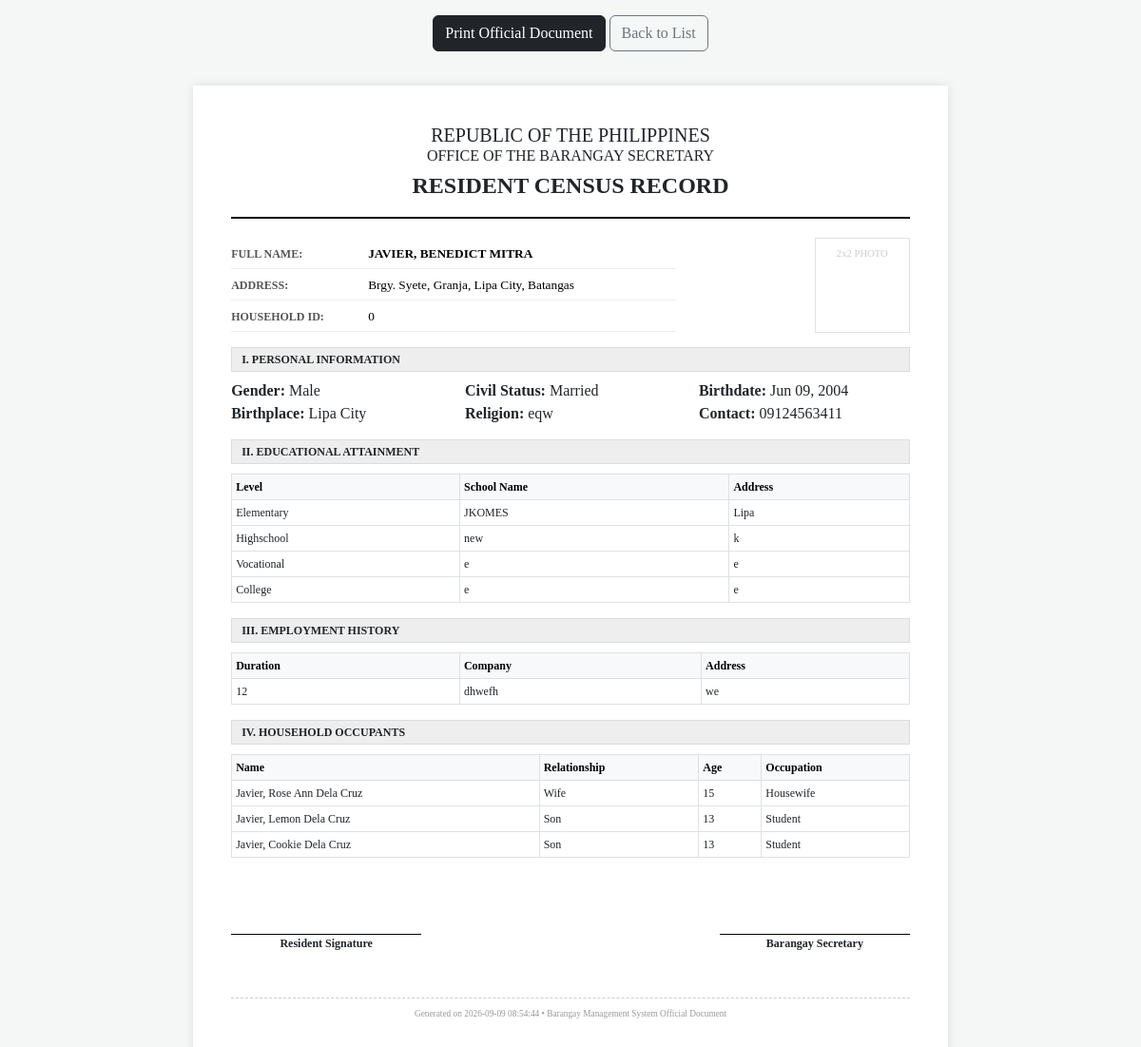
Screenshot of /admin/view_details.php?id=5 with the database file from the repository.
### tables this page shows
CREATE TABLE `residents` (
  `resident_id` int(11) NOT NULL,
  `first_name` varchar(100) DEFAULT NULL,
  `middle_name` varchar(100) DEFAULT NULL,
  `last_name` varchar(100) DEFAULT NULL,
  `ownership` enum('Home Owner','Boarder','Renter') NOT NULL,
  `present_address` text DEFAULT NULL,
  `address_type` enum('Owner','Boarder') DEFAULT NULL,
  `provincial_address` text DEFAULT NULL,
  `gender` enum('Male','Female') DEFAULT NULL,
  `civil_status` enum('Single','Married','Widowed','Separated') DEFAULT NULL,
  `birthdate` date DEFAULT NULL,
  `birthplace` varchar(255) DEFAULT NULL,
  `height` varchar(10) DEFAULT NULL,
  `weight` varchar(10) DEFAULT NULL,
  `contact_number` varchar(20) DEFAULT NULL,
  `email_address` varchar(100) DEFAULT NULL,
  `religion` varchar(100) DEFAULT NULL,
  `occupation` varchar(100) DEFAULT NULL,
  `house_number` varchar(50) DEFAULT NULL,
  `household_id` int(11) DEFAULT NULL,
  `status` enum('Registered','Not Registered') NOT NULL DEFAULT 'Not Registered',
  `created_at` timestamp NOT NULL DEFAULT current_timestamp()
);

CREATE TABLE `resident_education` (
  `edu_id` int(11) NOT NULL,
  `resident_id` int(11) DEFAULT NULL,
  `level` varchar(50) DEFAULT NULL,
  `school_name` varchar(255) DEFAULT NULL,
  `school_address` varchar(255) DEFAULT NULL
);

CREATE TABLE `resident_employment` (
  `emp_id` int(11) NOT NULL,
  `resident_id` int(11) DEFAULT NULL,
  `duration` varchar(100) DEFAULT NULL,
  `company` varchar(255) DEFAULT NULL,
  `employer_address` varchar(255) DEFAULT NULL
);

CREATE TABLE `resident_occupants` (
  `occ_id` int(11) NOT NULL,
  `resident_id` int(11) DEFAULT NULL,
  `full_name` varchar(255) DEFAULT NULL,
  `position_in_family` varchar(100) DEFAULT NULL,
  `gender` varchar(255) NOT NULL,
  `age` int(11) DEFAULT NULL,
  `birthdate` date DEFAULT NULL,
  `contact_number` int(25) NOT NULL,
  `civil_status` varchar(50) DEFAULT NULL,
  `occupation` varchar(100) DEFAULT NULL
);

### admin/view_details.php (the view, shortened to what this page needs)
<?php
include("../config/db.php");
$id = $_GET['id'];
$res = $conn->query("SELECT * FROM residents WHERE resident_id = $id")->fetch_assoc();
$edu = $conn->query("SELECT * FROM resident_education WHERE resident_id = $id");
$emp = $conn->query("SELECT * FROM resident_employment WHERE resident_id = $id");
$occ = $conn->query("SELECT * FROM resident_occupants WHERE resident_id = $id");
?>
<!DOCTYPE html>
<html lang="en">
<head>
    <link href="https://cdn.jsdelivr.net/npm/bootstrap@5.3.0/dist/css/bootstrap.min.css" rel="stylesheet">
</head>
<body>
<div class="text-center py-3 no-print">
    <button onclick="window.print()" class="btn btn-dark"><i class="bi bi-printer"></i> Print Official Document</button>
    <a href="residents.php" class="btn btn-outline-secondary">Back to List</a>
</div>
<div class="document-page">
    <div class="header-title text-center">
        <h5 class="mb-0">REPUBLIC OF THE PHILIPPINES</h5>
        <h6 class="mb-0">OFFICE OF THE BARANGAY SECRETARY</h6>
        <h4 class="fw-bold mt-2">RESIDENT CENSUS RECORD</h4>
    </div>
    <div class="row">
        <div class="col-8">
            <div class="data-row"><span class="data-label">FULL NAME:</span> <span class="data-value fw-bold"><?= strtoupper($res['last_name'] . ', ' . $res['first_name'] . ' ' . $res['middle_name']) ?></span></div>
            <div class="data-row"><span class="data-label">ADDRESS:</span> <span class="data-value"><?= $res['present_address'] ?></span></div>
            <div class="data-row"><span class="data-label">HOUSEHOLD ID:</span> <span class="data-value"><?= $res['household_id'] ?></span></div>
        </div>
        <div class="col-4 text-end">
            <div class="border p-2 text-center" style="width: 100px; height: 100px; float: right; font-size: 8pt; color: #ccc;">2x2 PHOTO</div>
        </div>
    </div>
    <div class="section-label">I. Personal Information</div>
    <div class="row mt-2">
        <div class="col-4"><strong>Gender:</strong> <?= $res['gender'] ?></div>
        <div class="col-4"><strong>Civil Status:</strong> <?= $res['civil_status'] ?></div>
        <div class="col-4"><strong>Birthdate:</strong> <?= date('M d, Y', strtotime($res['birthdate'])) ?></div>
        <div class="col-4"><strong>Birthplace:</strong> <?= $res['birthplace'] ?></div>
        <div class="col-4"><strong>Religion:</strong> <?= $res['religion'] ?></div>
        <div class="col-4"><strong>Contact:</strong> <?= $res['contact_number'] ?></div>
    </div>
    <div class="section-label">II. Educational Attainment</div>
    <table class="table table-sm table-bordered">
        <thead><tr class="table-light"><th>Level</th><th>School Name</th><th>Address</th></tr></thead>
        <tbody>
            <?php while($e = $edu->fetch_assoc()): ?>
            <tr><td><?= $e['level'] ?></td><td><?= $e['school_name'] ?></td><td><?= $e['school_address'] ?></td></tr>
            <?php endwhile; ?>
        </tbody>
    </table>
    <div class="section-label">III. Employment History</div>
    <table class="table table-sm table-bordered">
        <thead><tr class="table-light"><th>Duration</th><th>Company</th><th>Address</th></tr></thead>
        <tbody>
            <?php while($em = $emp->fetch_assoc()): ?>
            <tr><td><?= $em['duration'] ?></td><td><?= $em['company'] ?></td><td><?= $em['employer_address'] ?></td></tr>
            <?php endwhile; ?>
        </tbody>
    </table>
    <div class="section-label">IV. Household Occupants</div>
    <table class="table table-sm table-bordered">
        <thead><tr class="table-light"><th>Name</th><th>Relationship</th><th>Age</th><th>Occupation</th></tr></thead>
        <tbody>
            <?php while($o = $occ->fetch_assoc()): ?>
            <tr><td><?= $o['full_name'] ?></td><td><?= $o['position_in_family'] ?></td><td><?= $o['age'] ?></td><td><?= $o['occupation'] ?></td></tr>
            <?php endwhile; ?>
        </tbody>
    </table>
    <div class="signature-box d-flex justify-content-between">
        <div class="sig-line">Resident Signature</div>
        <div class="sig-line">Barangay Secretary</div>
    </div>
    <div class="text-center mt-5" style="font-size: 7pt; color: #999; border-top: 1px dashed #ccc; padding-top: 10px;">
        Generated on <?= date('Y-m-d H:i:s') ?> • Barangay Management System Official Document
    </div>
</div>
</body>
</html>

### admin/view_details.php (style rules this page uses)
body { background: #f4f7f6; font-family: 'Times New Roman', serif; }
.document-page { background: white; padding: 40px; box-shadow: 0 0 10px rgba(0,0,0,0.1); width: 210mm; min-height: 297mm; margin: 20px auto; }
.header-title { border-bottom: 2px solid #000; margin-bottom: 20px; padding-bottom: 10px; }
.section-label { background: #eee; font-weight: bold; padding: 3px 10px; text-transform: uppercase; font-size: 9pt; margin-top: 15px; border: 1px solid #ddd; }
.data-row { border-bottom: 1px solid #eee; padding: 4px 0; }
.data-label { font-weight: bold; color: #555; width: 140px; display: inline-block; font-size: 9pt; }
.data-value { color: #000; font-size: 10pt; }
table { font-size: 9pt !important; margin-top: 10px; }
.signature-box { margin-top: 40px; }
.sig-line { border-top: 1px solid #000; width: 200px; margin-top: 40px; text-align: center; font-weight: bold; font-size: 9pt; }

### rows the page displays
residents: last_name+first_name+middle_name "JAVIER, BENEDICT MITRA", present_address "Brgy. Syete, Granja, Lipa City, Batangas", household "0", gender "Male", civil_status "Married", birthdate "Jun 09, 2004", birthplace "Lipa City", religion "eqw", contact_number "09124563411"
resident_education: level "Elementary", school_name "JKOMES", school_address "Lipa"
resident_education: level "Highschool", school_name "new", school_address "k"
resident_education: level "Vocational", school_name "e", school_address "e"
resident_education: level "College", school_name "e", school_address "e"
resident_employment: duration "12", company "dhwefh", employer_address "we"
resident_occupants: full_name "Javier, Rose Ann Dela Cruz", position_in_family "Wife", age "15", occupation "Housewife"
resident_occupants: full_name "Javier, Lemon Dela Cruz", position_in_family "Son", age "13", occupation "Student"
resident_occupants: full_name "Javier, Cookie Dela Cruz", position_in_family "Son", age "13", occupation "Student"
